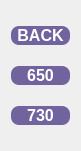
  <widget class="QWidget" name="layoutWidget">
   <property name="geometry">
    <rect>
     <x>602</x>
     <y>100</y>
     <width>81</width>
     <height>151</height>
    </rect>
   </property>
   <layout class="QVBoxLayout" name="verticalLayout_8">
    <item>
     <widget class="QPushButton" name="btnAbrirFormularioGrupo">
      <property name="font">
       <font>
        <pointsize>12</pointsize>
        <weight>75</weight>
        <bold>true</bold>
       </font>
      </property>
      <property name="toolTip">
       <string>&lt;html&gt;&lt;head/&gt;&lt;body&gt;&lt;p&gt;&lt;span style=&quot; font-weight:600;&quot;&gt;Regresar a Selección de Grupo&lt;/span&gt;&lt;/p&gt;&lt;p&gt;Vuelve a la pantalla anterior para seleccionar un tipo de producto diferente.&lt;/p&gt;&lt;/body&gt;&lt;/html&gt;</string>
      </property>
      <property name="cursor">
       <cursorShape>PointingHandCursor</cursorShape>
      </property>
      <property name="styleSheet">
       <string notr="true">QPushButton{
background-color: rgb(113, 99, 158);
color: rgb(255, 255, 255);
border-radius:8px}

QPushButton:hover{	
	background-color: qconicalgradient(cx:0.5, cy:0.5, angle:0, stop:0 rgba(35, 40, 3, 255), stop:0.16 rgba(136, 106, 22, 255), stop:0.225 rgba(166, 140, 41, 255), stop:0.285 rgba(204, 181, 74, 255), stop:0.345 rgba(235, 219, 102, 255), stop:0.415 rgba(245, 236, 112, 255), stop:0.52 rgba(209, 190, 76, 255), stop:0.57 rgba(187, 156, 51, 255), stop:0.635 rgba(168, 142, 42, 255), stop:0.695 rgba(202, 174, 68, 255), stop:0.75 rgba(218, 202, 86, 255), stop:0.815 rgba(208, 187, 73, 255), stop:0.88 rgba(187, 156, 51, 255), stop:0.935 rgba(137, 108, 26, 255), stop:1 rgba(35, 40, 3, 255));
}
</string>
      </property>
      <property name="text">
       <string>BACK</string>
      </property>
     </widget>
    </item>
    <item>
     <widget class="QPushButton" name="btn650">
      <property name="font">
       <font>
        <pointsize>12</pointsize>
        <weight>75</weight>
        <bold>true</bold>
       </font>
      </property>
      <property name="toolTip">
       <string>&lt;html&gt;&lt;head/&gt;&lt;body&gt;&lt;p&gt;&lt;span style=&quot; font-weight:600;&quot;&gt;Gestionar Lista de Materiales (BoM)&lt;/span&gt;&lt;/p&gt;&lt;p&gt;Abre el formulario para subir la lista de componentes de este ensamble a Odoo. &lt;br/&gt;&lt;i&gt;(Se habilita tras crear un Pre-Ensamble 650)&lt;/i&gt;&lt;/p&gt;&lt;/body&gt;&lt;/html&gt;</string>
      </property>
      <property name="cursor">
       <cursorShape>PointingHandCursor</cursorShape>
      </property>
      <property name="styleSheet">
       <string notr="true">QPushButton{
background-color: rgb(113, 99, 158);
color: rgb(255, 255, 255);
border-radius:8px}

QPushButton:hover{	
	background-color: qconicalgradient(cx:0.5, cy:0.5, angle:0, stop:0 rgba(35, 40, 3, 255), stop:0.16 rgba(136, 106, 22, 255), stop:0.225 rgba(166, 140, 41, 255), stop:0.285 rgba(204, 181, 74, 255), stop:0.345 rgba(235, 219, 102, 255), stop:0.415 rgba(245, 236, 112, 255), stop:0.52 rgba(209, 190, 76, 255), stop:0.57 rgba(187, 156, 51, 255), stop:0.635 rgba(168, 142, 42, 255), stop:0.695 rgba(202, 174, 68, 255), stop:0.75 rgba(218, 202, 86, 255), stop:0.815 rgba(208, 187, 73, 255), stop:0.88 rgba(187, 156, 51, 255), stop:0.935 rgba(137, 108, 26, 255), stop:1 rgba(35, 40, 3, 255));
}


</string>
      </property>
      <property name="text">
       <string>650</string>
      </property>
     </widget>
    </item>
    <item>
     <widget class="QPushButton" name="btn730">
      <property name="font">
       <font>
        <pointsize>12</pointsize>
        <weight>75</weight>
        <bold>true</bold>
       </font>
      </property>
      <property name="toolTip">
       <string>&lt;html&gt;&lt;head/&gt;&lt;body&gt;&lt;p&gt;&lt;span style=&quot; font-weight:600;&quot;&gt;Asignar Material Base (Pieza Existente)&lt;/span&gt;&lt;/p&gt;&lt;p&gt;Asigna un material base a una pieza que ya existe en Odoo.&lt;br/&gt;&lt;i&gt;(Se habilita después de presionar 'VALIDAR' si la pieza se encuentra en el sistema).&lt;/i&gt;&lt;/p&gt;&lt;/body&gt;&lt;/html&gt;</string>
      </property>
      <property name="cursor">
       <cursorShape>PointingHandCursor</cursorShape>
      </property>
      <property name="styleSheet">
       <string notr="true">QPushButton{
background-color: rgb(113, 99, 158);
color: rgb(255, 255, 255);
border-radius:8px}

QPushButton:hover{	
	background-color: qconicalgradient(cx:0.5, cy:0.5, angle:0, stop:0 rgba(35, 40, 3, 255), stop:0.16 rgba(136, 106, 22, 255), stop:0.225 rgba(166, 140, 41, 255), stop:0.285 rgba(204, 181, 74, 255), stop:0.345 rgba(235, 219, 102, 255), stop:0.415 rgba(245, 236, 112, 255), stop:0.52 rgba(209, 190, 76, 255), stop:0.57 rgba(187, 156, 51, 255), stop:0.635 rgba(168, 142, 42, 255), stop:0.695 rgba(202, 174, 68, 255), stop:0.75 rgba(218, 202, 86, 255), stop:0.815 rgba(208, 187, 73, 255), stop:0.88 rgba(187, 156, 51, 255), stop:0.935 rgba(137, 108, 26, 255), stop:1 rgba(35, 40, 3, 255));
}


</string>
      </property>
      <property name="text">
       <string>730</string>
      </property>
     </widget>
    </item>
   </layout>
  </widget>
